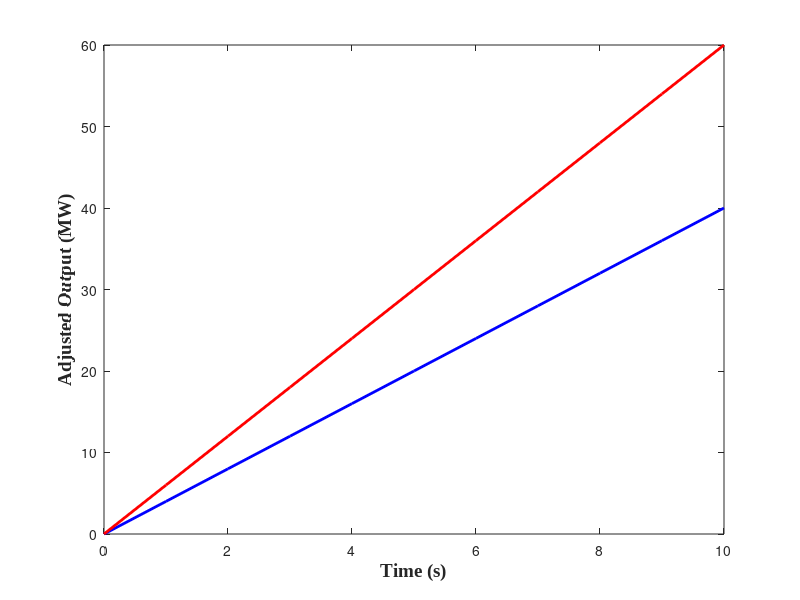

MATLAB code for this plot: (Note: this script raises an error after producing the figure.)
%% 画出比例分配的示意图

close;

%% 给定调频信号
signal = 0 : 0.1 : 1;
p1 = signal * 40;
p2 = signal * 60;
t = 0 : 10;

linewidth = 2;

plot(t, p1, '-b',  'linewidth', linewidth);hold on;
plot(t, p2, '-r',  'linewidth', linewidth);


x1 = xlabel('Time (s)','FontSize',13.5,'FontName', 'Times New Roman','FontWeight','bold');          %轴标题可以用tex解释
y1 = ylabel('Adjusted Output (MW)','FontSize',13.5,'FontName', 'Times New Roman','FontWeight','bold');
ax = gca;
ax.YLim = [0, 100]; 
% ax.YTick = [-50 : 25 : 50];
% 画右轴
yyaxis right
% ax.YLim = [0, 90];     
ax = gca;
ax.YColor = 'black';
plot(t, signal, '--black',  'linewidth', linewidth);

legend('R1-Adjusted Output','R2-Adjusted Output', ...
    'AGC Signal', ...
    'fontsize',13.5, ...
    'Location','NorthWest', ...
'FontName', 'Times New Roman'); 
% set(gca, "YGrid", "on");
% set(gca, "ylim", [-100, 100]);
% set(gca,'GridLineStyle',':');

%设置figure各个参数

y1 = ylabel('AGC Signal Value','FontSize',13.5,'FontName', 'Times New Roman','FontWeight','bold');


%% 图片大小
figureUnits = 'centimeters';
figureWidth = 10;
figureHeight = figureWidth;
set(gcf, 'Units', figureUnits, 'Position', [10 10 figureWidth figureHeight]);

ax.XTick = [0: 1 : 9];
% ax.YTick = [-3:3];
% 
% % 调整标签
ax.XTickLabel =  {'0','10','20','30','40','50','60','70','80','90'};
ax.FontName = 'Times New Roman';
set(gcf, 'PaperSize', [19.4, 10]);
